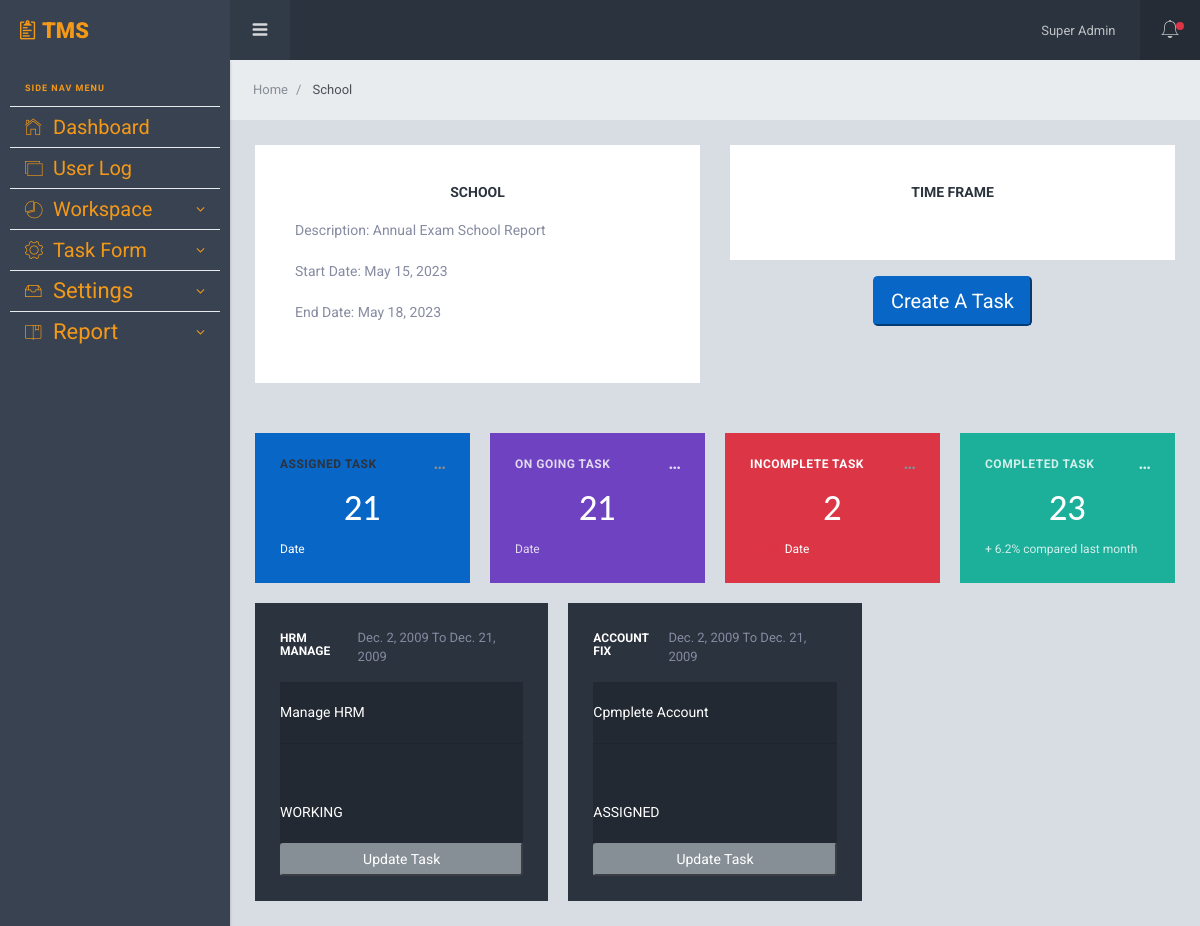
Before: /project/project/1/ (signed in) with the older database file.
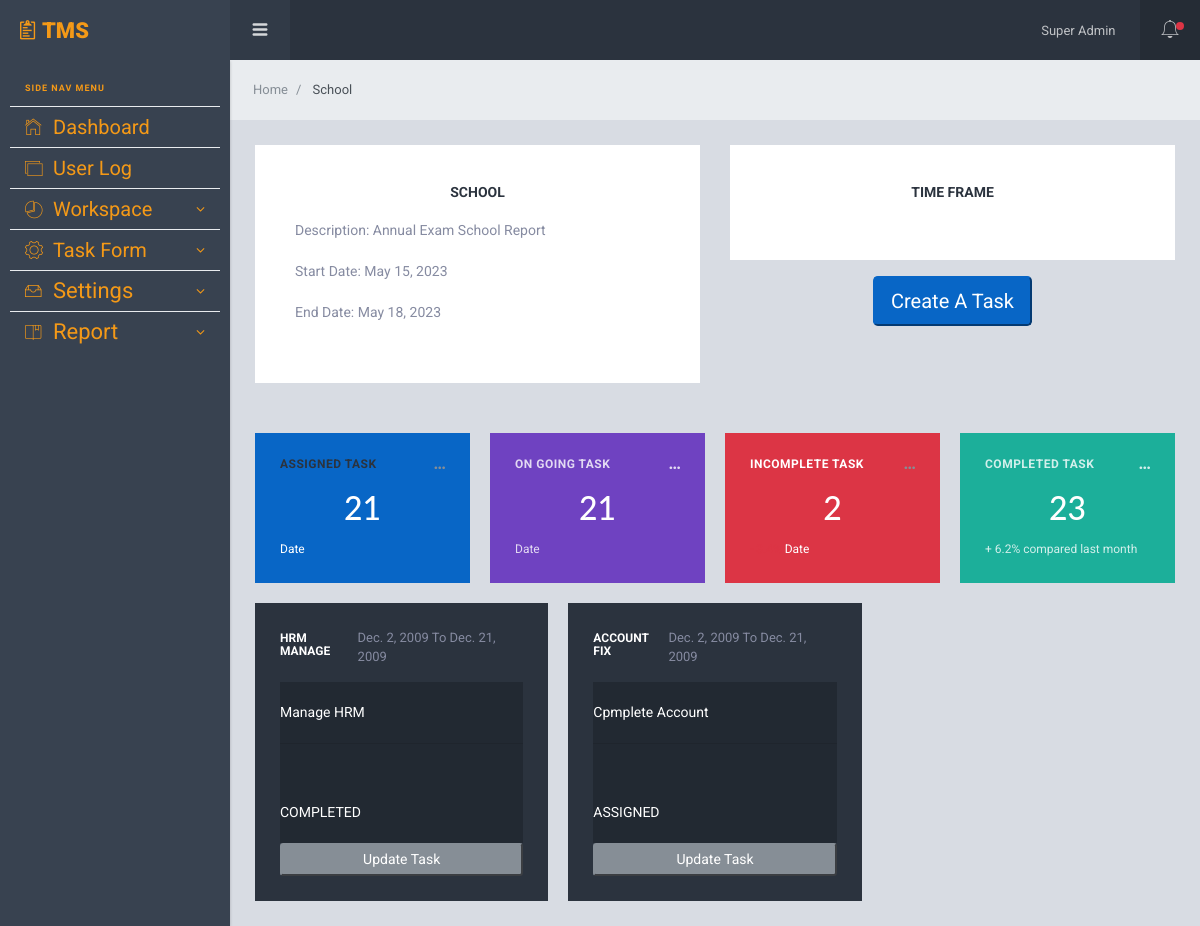
After: the same page with the newer database file.
### App_Project/models.py (models this page shows, shortened)
class Task(models.Model):
    STATUS_CHOICES = (
        ('ASSIGNED', 'Assigned'),
        ('WORKING', 'Working'),
        ('COMPLETED', 'Completed'),
        ('INCOMPLETED', 'Incompleted'),
    )
    name = models.CharField(max_length=255)
    description = models.TextField(max_length=500, blank=True, null=True)
    start_date = models.DateField()
    end_date = models.DateField()
    project = models.ForeignKey(Project, on_delete=models.CASCADE, related_name = 'tasks')
    assigned_to = models.ManyToManyField(Employee, related_name='assigned_tasks')
    status = models.CharField(max_length=20, choices=STATUS_CHOICES, default='ASSIGNED')
    completed_by = models.ManyToManyField(Employee, related_name='completed_tasks', blank=True)
    created_at = models.DateTimeField(auto_now_add=True)
    updated_at = models.DateTimeField(auto_now=True)

### App_Project/views.py (the view)
# urls.py: path('project/<int:pk>/', views.project_detail, name='project_detail'),
@login_required
def project_detail(request, pk):
    project = get_object_or_404(Project, pk=pk)
    tasks = Task.objects.filter(project=project)
    context = {'project': project, 'tasks': tasks}
    return render(request, 'App_Project/project_detail.html', context)

### templates/App_Project/project_detail.html (shortened to what this page needs)
{% extends 'layouts/base.html' %}
{% load crispy_forms_tags %}
{% block span_block %}
{{ project.name }}
{% endblock span_block %}
{% block body_block %}
<div class="row mg-b-50">
  <div class="col-xl-6">
    <div class="card pd-20 pd-sm-40">
      <h2 class="card-body-title">{{ project.name }}</h2>
      <p>Description: {{ project.description }}</p>
      <p>Start Date: {{ project.start_date }}</p>
      <p>End Date: {{ project.end_date }}</p>
    </div>
  </div>
  <div class="col-xl-6">
    <div class="row">
      <div class="col-xl-12">
        <div class="card pd-20 pd-sm-40">
          <h2 class="card-body-title">Time Frame</h2>
        </div>
      </div>
    </div>
    <div class="row mt-3 align-left">
      <div class="col-xl-12">
        <div class="">
          <h2 class="card-body-title"><button class="btn-lg btn-primary"><a class="text-white" href="{% url 'App_Project:create_task' project.pk %}">Create A Task</a></button></h2>
        </div>
      </div>
    </div>
  </div>
</div>
<div class="row row-sm mg-t-20">
  <div class="col-sm-6 col-xl-3">
    <div class="card pd-20 pd-sm-25 bg-primary">
      <div class="d-flex align-items-center justify-content-between mg-b-10">
        <h6 class="card-body-title tx-12 tx-spacing-1">Assigned Task</h6>
        <a href="" class="tx-gray-600 hover-info"
          ><i class="icon ion-more"></i
        ></a>
      </div>
      <h2 class="tx-white tx-lato tx-center mg-b-15">21</h2>
      <p class="mg-b-0 tx-12 tx-white"> Date</p>
    </div>
  </div>
  <div class="col-sm-6 col-xl-3 mg-t-20 mg-sm-t-0">
    <div class="card bg-purple tx-white pd-25">
      <div class="d-flex align-items-center justify-content-between mg-b-10">
        <h6 class="card-body-title tx-12 tx-white-8 tx-spacing-1">
          On Going Task
        </h6>
        <a href="" class="tx-white-8 hover-white"
          ><i class="icon ion-more"></i
        ></a>
      </div>
      <h2 class="tx-lato tx-center mg-b-15">21</h2>
      <p class="mg-b-0 tx-12 op-8">Date</p>
    </div>
  </div>
  <div class="col-sm-6 col-xl-3 mg-t-20 mg-xl-t-0">
    <div class="card pd-20 pd-sm-25 bg-danger">
      <div class="d-flex align-items-center justify-content-between mg-b-10">
        <h6 class="card-body-title tx-12 tx-spacing-1 tx-white">
          Incomplete Task
        </h6>
        <a href="" class="tx-gray-600 hover-info"
          ><i class="icon ion-more"></i
        ></a>
      </div>
      <h2 class="tx-white tx-lato tx-center mg-b-15">2</h2>
      <p class="mg-b-0 tx-12 tx-white">
        <span class="tx-danger">- 3.4%</span> Date
      </p>
    </div>
  </div>
  <div class="col-sm-6 col-xl-3 mg-t-20 mg-xl-t-0">
    <div class="card bg-teal tx-white pd-25">
      <div class="d-flex align-items-center justify-content-between mg-b-10">
        <h6 class="card-body-title tx-12 tx-white-8 tx-spacing-1">
          Completed Task
        </h6>
        <a href="" class="tx-white-8 hover-white"
          ><i class="icon ion-more"></i
        ></a>
      </div>
      <h2 class="tx-lato tx-center mg-b-15">23</h2>
      <p class="mg-b-0 tx-12 op-8">+ 6.2% compared last month</p>
    </div>
  </div>
</div>
<div class="row row-sm mg-t-20">
  {% for task in project.tasks.all %}
  <div class="col-md-6 col-xl-4 mg-t-20 mg-xl-t-0">
    <div class="card pd-20 pd-sm-25 bg-sl-primary">
      <div class="d-flex justify-content-between align-items-center mg-b-15">
        <h6 class="card-body-title tx-white tx-12 mg-b-5">{{ task.name }}</h6>
        <p class="tx-13 mg-b-0">{{ task.start_date }} To {{ task.end_date }}</p>
      </div>
      <div class="bg-black-2 text-white">
        <div id="rickshaw3" class="wd-100p ht-100 text-white">
          <p>{{ task.description }}</p>
          <hr>
        </div>
        <p>{{ task.status }}</p>
      </div>
     <button class="btn-sm btn-secondary"><a class="text-white" href="{% url 'App_Project:edit_task' pk=task.pk %}">Update Task</a></button>
    </div>
  </div>
  {% endfor %}
</div>
{% endblock body_block %}

Changed rows visible on the page:
changed Task "Manage HRM": status "WORKING" → "COMPLETED"
